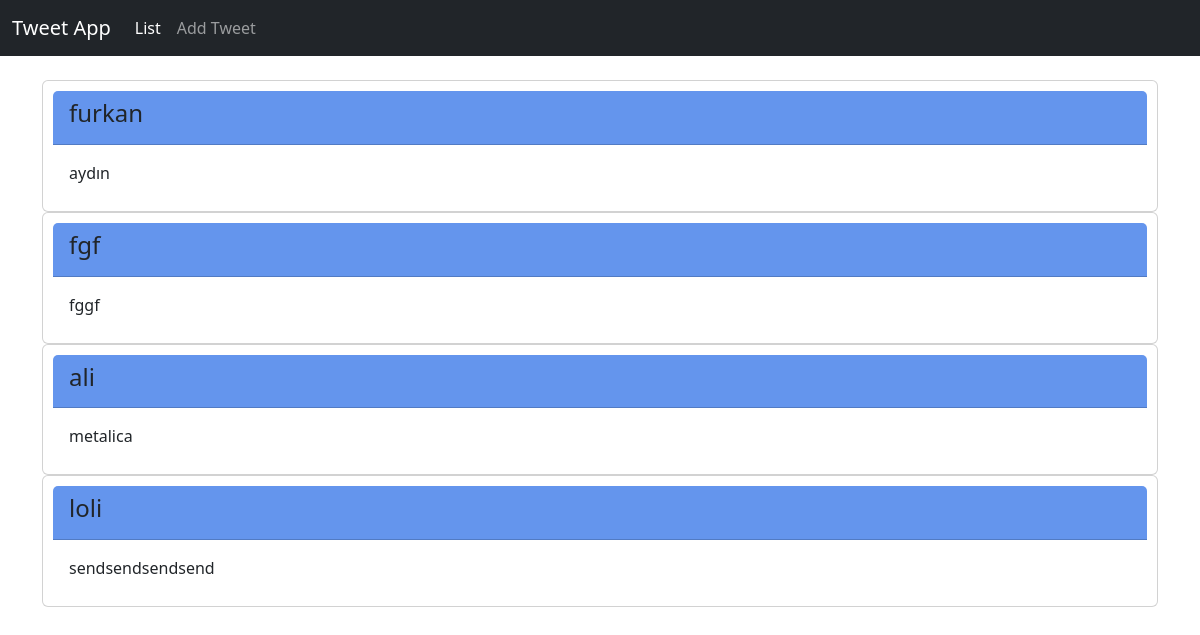
Before: / with the older database file.
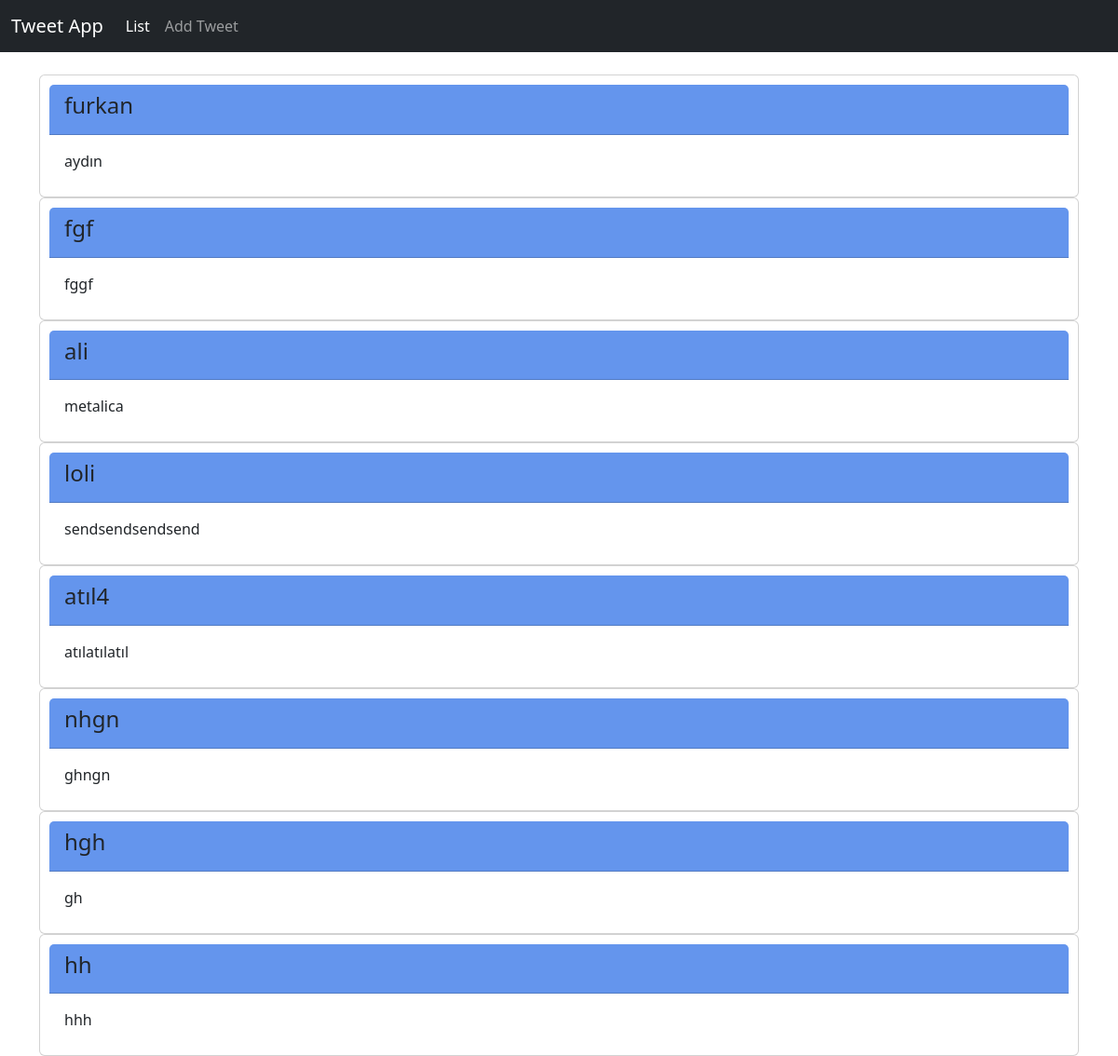
After: the same page with the newer database file.
### tweetapp/models.py (models this page shows, shortened)
class Tweet(models.Model):
    nickname = models.CharField(max_length=30)
    message = models.CharField(max_length=280)

### tweetapp/views.py (the view)
# urls.py: path('',views.listtweet, name='listtweet'),
def listtweet(request):
    all_tweets = models.Tweet.objects.all()
    tweet_dict = {'tweets': all_tweets}
    return render(request, 'tweetapp/listtweet.html', context=tweet_dict)

### tweetapp/templates/tweetapp/listtweet.html
{% extends 'base.html' %}
{% block content %}
    <div class="container" style="width:%50;">
    {% for tweet in tweets %}
    <div class="card" style="padding:10px;">
        <div class="card-header" style="background-color:cornflowerblue;">
            <h4>{{ tweet.nickname }}</h4>
            </div>
        <div class="card-body">
           <p class="card-text">{{ tweet.message }}</p>
        </div>
</div>
    {% endfor %}
</div>
{% endblock %}

### templates/base.html (shortened to what this page needs)
{% load static %}
<html lang="en" >
<head>
  <link href="https://cdn.jsdelivr.net/npm/bootstrap@5.3.8/dist/css/bootstrap.min.css" rel="stylesheet">
  <link rel="stylesheet" href="{% static 'tweetapp/customform.css' %}">
</head>
<body>
    <nav class="navbar navbar-expand-md navbar-dark bg-dark mb-4">
  <div class="container-fluid">
    <a class="navbar-brand" href="{% url 'tweetapp:listtweet'%}">Tweet App</a>
    <div class="collapse navbar-collapse" id="navbarCollapse">
      <ul class="navbar-nav me-auto mb-2 mb-md-0">
        <li class="nav-item">
          <a class="nav-link active" aria-current="page" href="{% url 'tweetapp:listtweet' %}">List</a>
        </li>
        <li class="nav-item">
          <a class="nav-link" href="{% url 'tweetapp:addtweet' %}">Add Tweet</a>
        </li>
      </ul>
    </div>
  </div>
</nav>
{% block content %}
{% endblock %}
</body>
</html>

Changed rows visible on the page:
added Tweet: nickname "atıl4", message "atılatılatıl"
added Tweet: nickname "nhgn", message "ghngn"
added Tweet: nickname "hgh", message "gh"
added Tweet: nickname "hh", message "hhh"
